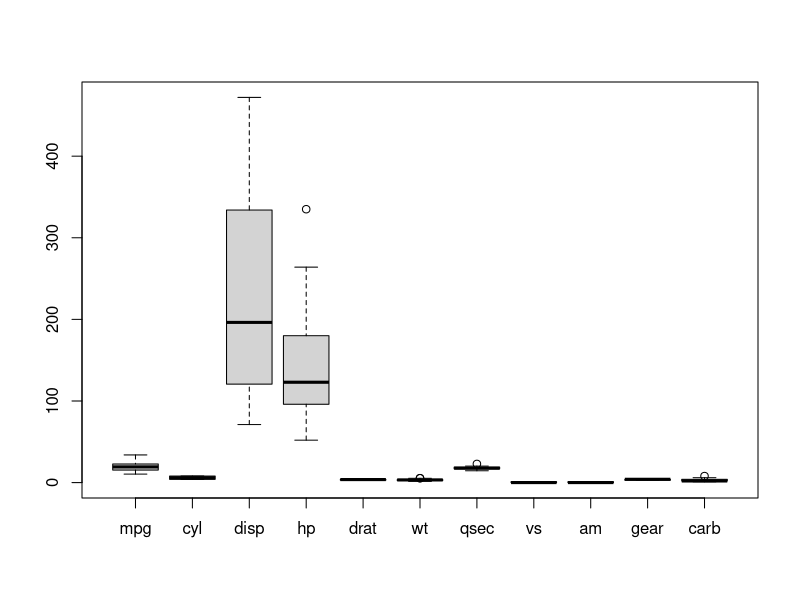
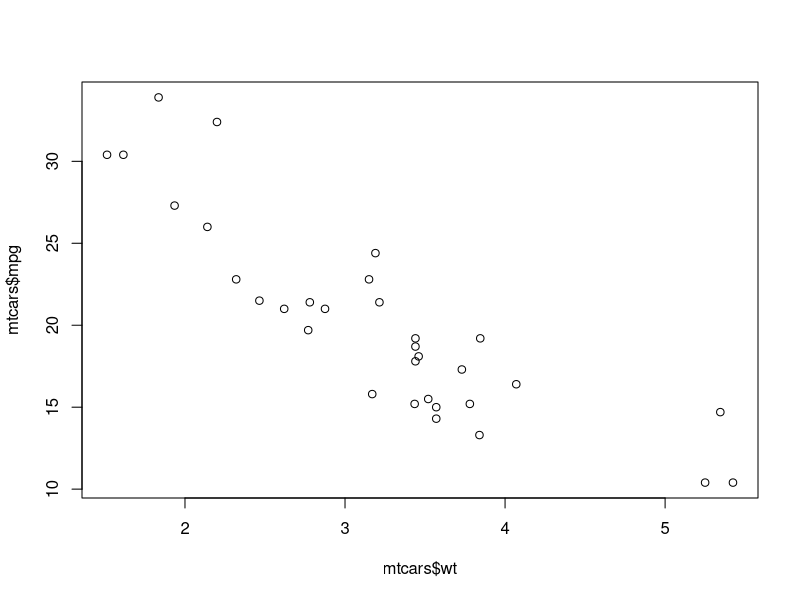
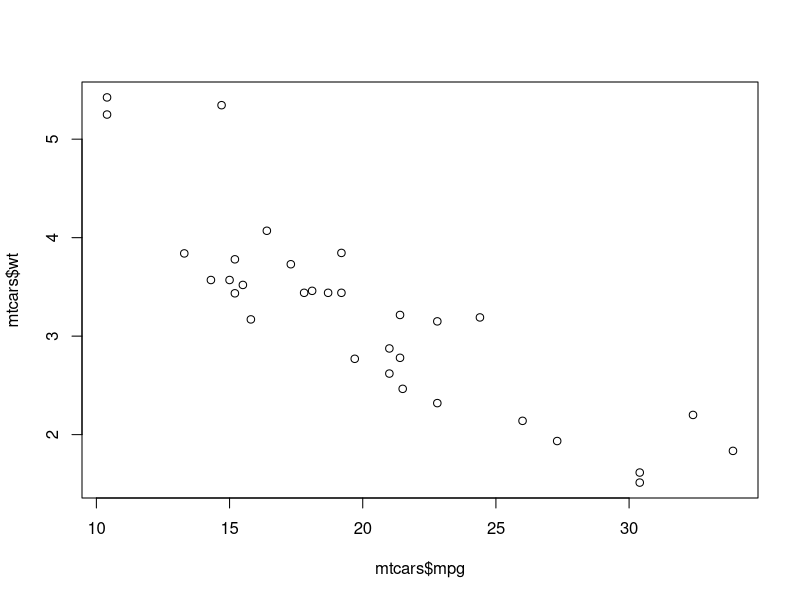
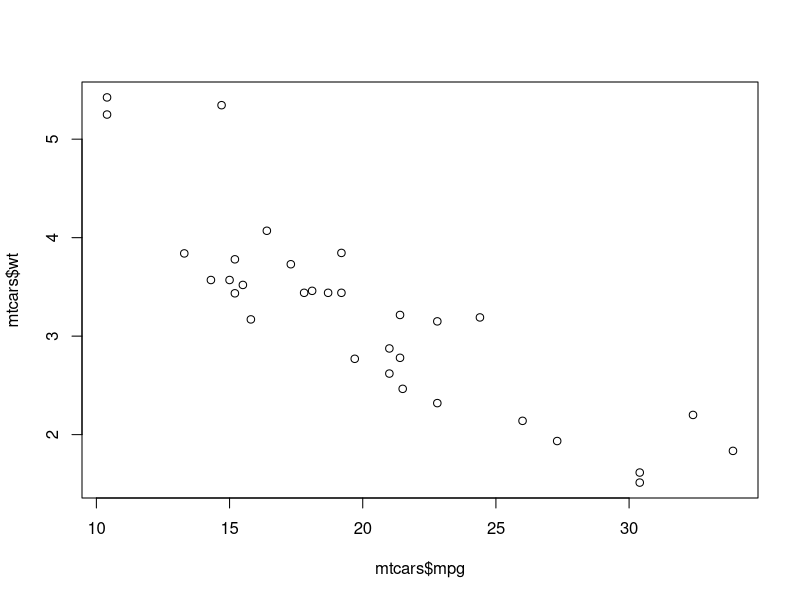
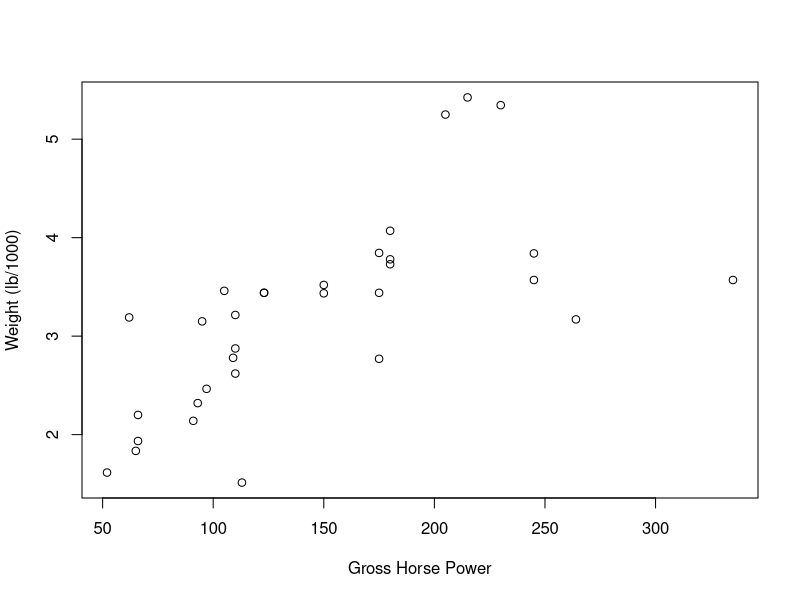
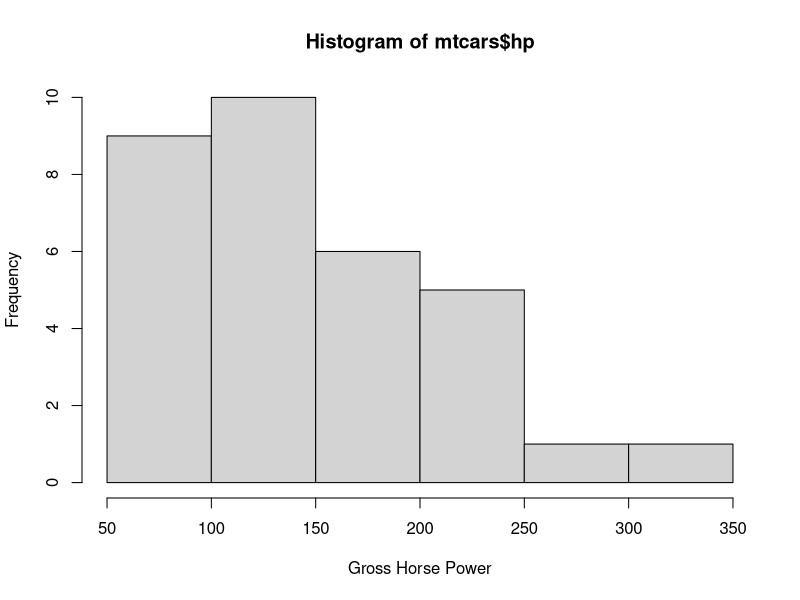

Generate these figures, in order, with R:
# Exploring one of R core data sets called Mtcars
data(mtcars)

# Checking on summary statistics
# Min, Max, quartiles, Median, Mean
summary(mtcars)

# Checking boxplot but it does not make much sense here
boxplot(mtcars)

# Checking what the variables are
names(mtcars)

# Checking what the variables are
?mtcars

# Trying a few plots
plot(mtcars$wt, mtcars$mpg)
plot(mtcars$mpg, mtcars$wt)
plot(mtcars$mpg, mtcars$wt)
head(mtcars)

# Renaming variables
plot(mtcars$hp, xlab = "Gross Horse Power", mtcars$wt, ylab = "Weight (lb/1000)")

# Drawing an histogram for gross horse power
hist(mtcars$hp, xlab = "Gross Horse Power")
